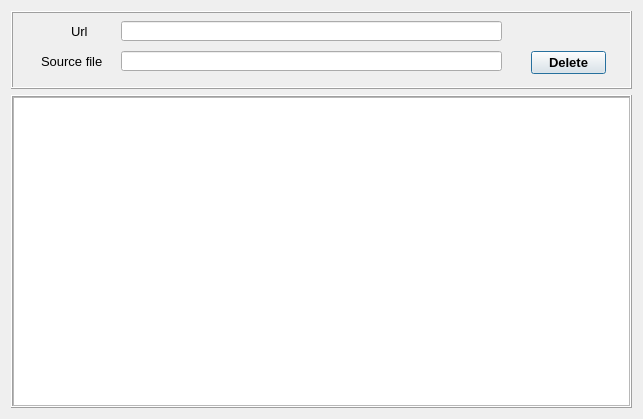
<?xml version="1.0" encoding="UTF-8"?>
<ui version="4.0">
 <class>DlgAutoResp</class>
 <widget class="QDialog" name="DlgAutoResp">
  <property name="geometry">
   <rect>
    <x>0</x>
    <y>0</y>
    <width>643</width>
    <height>419</height>
   </rect>
  </property>
  <property name="windowTitle">
   <string>manage AutoResponse</string>
  </property>
  <layout class="QVBoxLayout" name="verticalLayout">
   <item>
    <widget class="QFrame" name="frame">
     <property name="sizePolicy">
      <sizepolicy hsizetype="Preferred" vsizetype="Preferred">
       <horstretch>0</horstretch>
       <verstretch>1</verstretch>
      </sizepolicy>
     </property>
     <property name="frameShape">
      <enum>QFrame::Box</enum>
     </property>
     <property name="frameShadow">
      <enum>QFrame::Raised</enum>
     </property>
     <widget class="QLabel" name="label">
      <property name="geometry">
       <rect>
        <x>60</x>
        <y>10</y>
        <width>31</width>
        <height>20</height>
       </rect>
      </property>
      <property name="font">
       <font>
        <pointsize>10</pointsize>
       </font>
      </property>
      <property name="text">
       <string>Url</string>
      </property>
     </widget>
     <widget class="QLabel" name="label_2">
      <property name="geometry">
       <rect>
        <x>30</x>
        <y>40</y>
        <width>81</width>
        <height>21</height>
       </rect>
      </property>
      <property name="font">
       <font>
        <pointsize>10</pointsize>
       </font>
      </property>
      <property name="text">
       <string>Source file</string>
      </property>
     </widget>
     <widget class="QLineEdit" name="ledtUrl">
      <property name="geometry">
       <rect>
        <x>110</x>
        <y>10</y>
        <width>381</width>
        <height>20</height>
       </rect>
      </property>
      <property name="readOnly">
       <bool>true</bool>
      </property>
     </widget>
     <widget class="QLineEdit" name="ledtSrc">
      <property name="geometry">
       <rect>
        <x>110</x>
        <y>40</y>
        <width>381</width>
        <height>20</height>
       </rect>
      </property>
      <property name="readOnly">
       <bool>true</bool>
      </property>
     </widget>
     <widget class="QPushButton" name="btnDelete">
      <property name="geometry">
       <rect>
        <x>520</x>
        <y>40</y>
        <width>75</width>
        <height>23</height>
       </rect>
      </property>
      <property name="font">
       <font>
        <pointsize>10</pointsize>
        <weight>75</weight>
        <bold>true</bold>
       </font>
      </property>
      <property name="text">
       <string>Delete</string>
      </property>
     </widget>
    </widget>
   </item>
   <item>
    <widget class="QFrame" name="frame_2">
     <property name="sizePolicy">
      <sizepolicy hsizetype="Preferred" vsizetype="Preferred">
       <horstretch>0</horstretch>
       <verstretch>4</verstretch>
      </sizepolicy>
     </property>
     <property name="frameShape">
      <enum>QFrame::Box</enum>
     </property>
     <property name="frameShadow">
      <enum>QFrame::Raised</enum>
     </property>
     <layout class="QVBoxLayout" name="verticalLayout_2">
      <property name="spacing">
       <number>0</number>
      </property>
      <property name="margin">
       <number>0</number>
      </property>
      <item>
       <widget class="QTableView" name="tbwAutoResps">
        <property name="editTriggers">
         <set>QAbstractItemView::NoEditTriggers</set>
        </property>
       </widget>
      </item>
     </layout>
    </widget>
   </item>
  </layout>
 </widget>
 <resources/>
 <connections/>
</ui>
